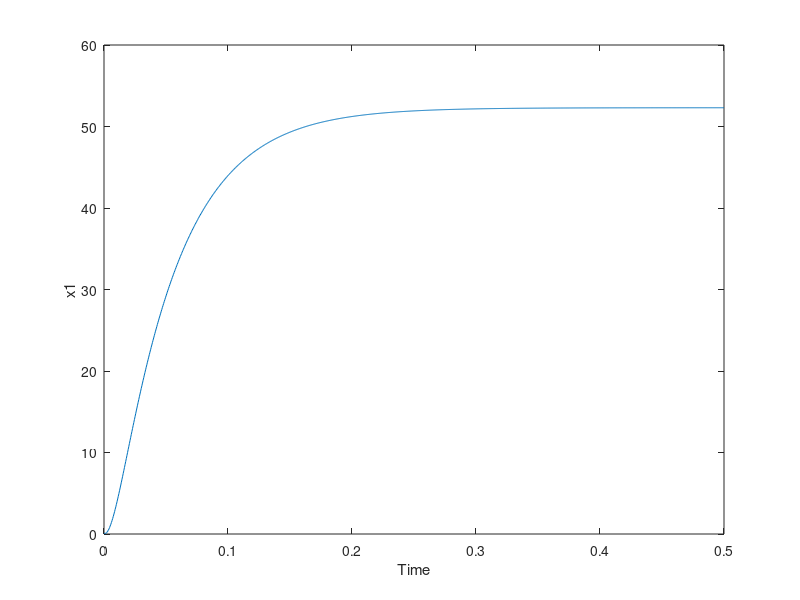
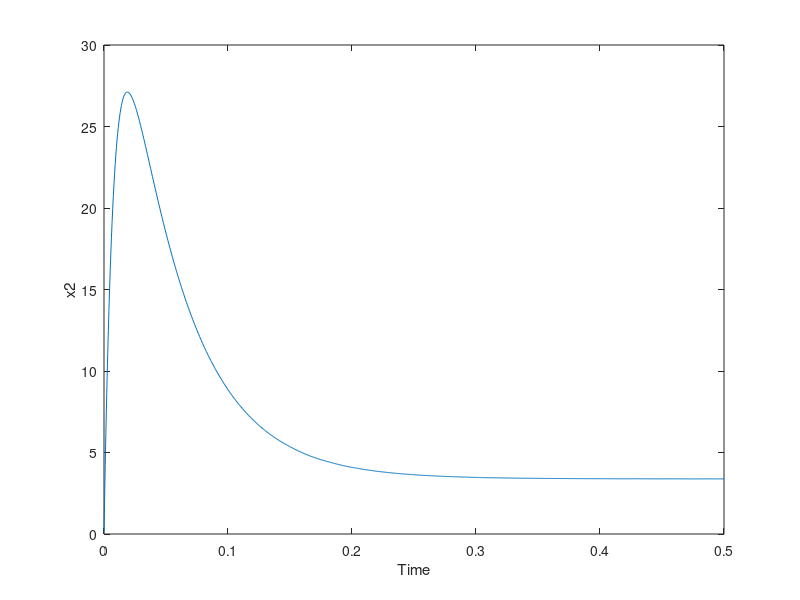
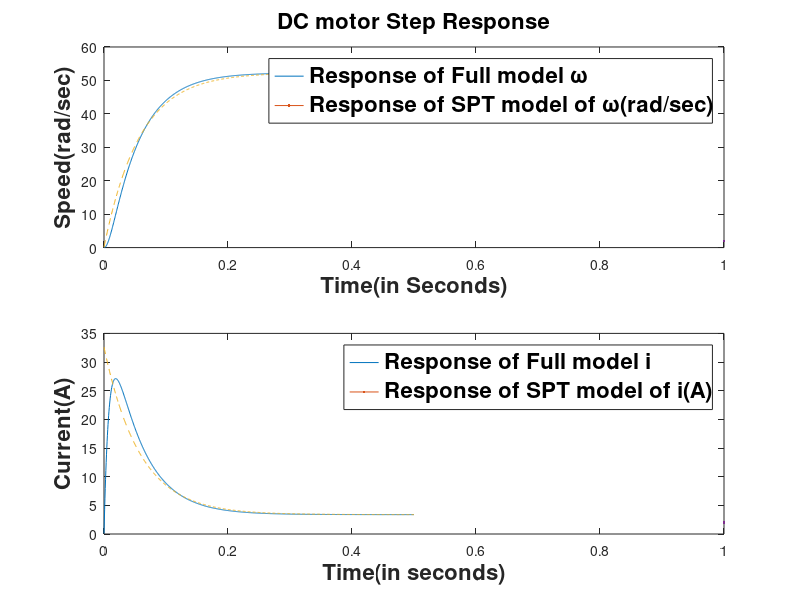

These charts were generated, in order, by the following MATLAB code:

%clear all
close all
format long

% Define the parameters
R = 7.56; L = 0.055; K = 4.23; J = 0.136;
Tl = 14.3; i = 3.38; u = 246.8;
tm = J*R/K^2; te = R/L;
ep = te/tm;

% Define the function representing the system of differential equations
fx = @(t, x) [(K/J)*x(2) - Tl/J; -(K/L)*x(1) - (R/L)*x(2) + u/L];

% Define the time span with the specified step length
tspan = linspace(0,0.5,1000);

% Define the initial conditions
x1_0 =0.1;  % Replace with your initial value for x1
x2_0 = 0.1;  % Replace with your initial value for x2
x0 = [x1_0, x2_0];

% Solve the system of differential equations using ode45
[t, X] = ode45(fx, tspan, x0);

% Extract the solutions for x1 and x2
x1 = X(:, 1);
x2 = X(:, 2);

% Plot the solutions of x1 and x2
figure(1);
plot(t, x1);
xlabel('Time');
ylabel('x1');

figure(2);
plot(t, x2);
xlabel('Time');
ylabel('x2');



fx_spt = @(t,x1)(-x1(1)/tm + u/(tm*K) - Tl/J);
x10 = 0.1;
[t,X1] = ode45(fx_spt,tspan,x10);

x_bar = X1(:,1);


for i = 1:length(tspan)
    z_bar(i) = (u - x_bar(i) *K)/R;
end


figure(3);
subplot(2,1,1);
plot(t, x1,LineWidth=2);
xlabel('Time(in Seconds)','FontSize', 16, 'FontWeight', 'bold');
ylabel('Speed(rad/sec)','FontSize', 16, 'FontWeight', 'bold');
hold on
plot(t, x_bar,LineStyle="--",LineWidth=2);
legend('Response of Full model {\omega}','Response of SPT model of {\omega}(rad/sec)','FontSize', 16, 'FontWeight', 'bold');
title('DC motor Step Response','FontSize', 16, 'FontWeight', 'bold')

subplot(2,1,2);
plot(t, x2,LineWidth=2);
xlabel('Time(in seconds)','FontSize', 16, 'FontWeight', 'bold');
ylabel('Current(A)','FontSize', 16, 'FontWeight', 'bold');
hold on 
plot(t, z_bar(1,:),LineStyle="--",LineWidth=2);
legend('Response of Full model i','Response of SPT model of i(A)','FontSize', 16, 'FontWeight', 'bold');

